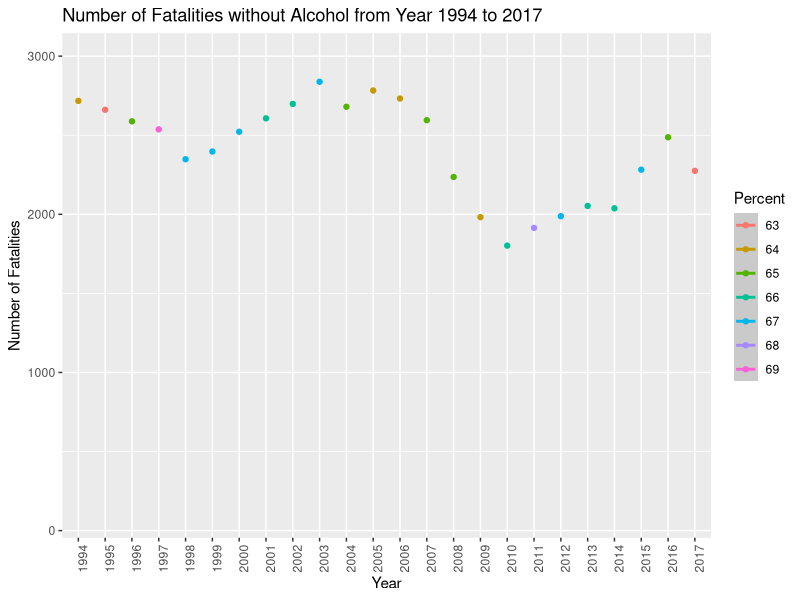
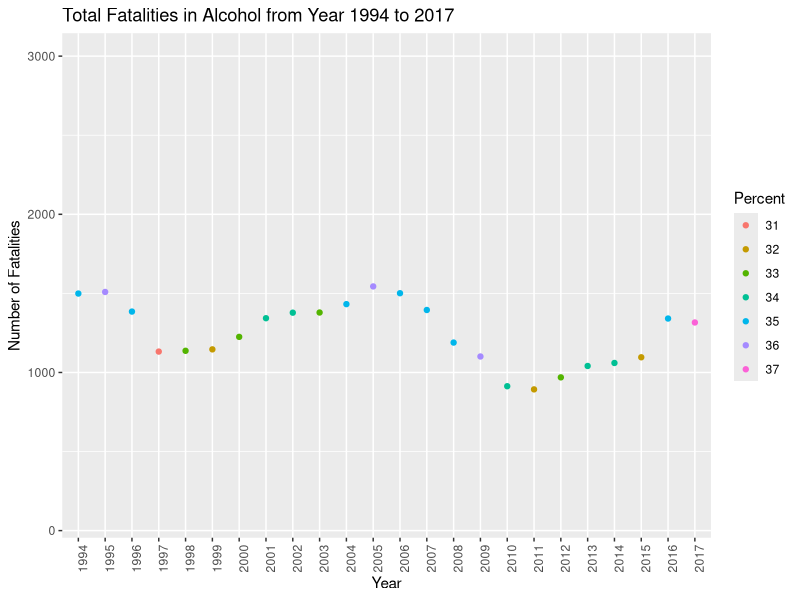
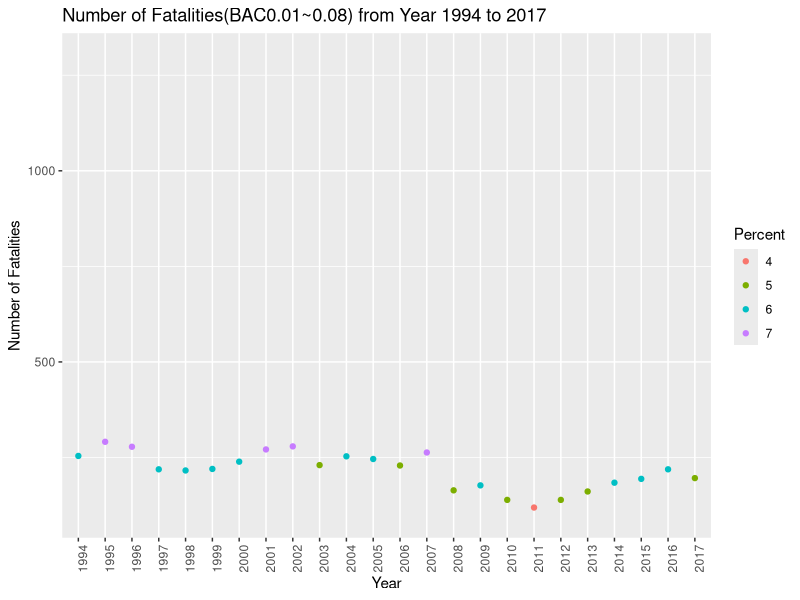
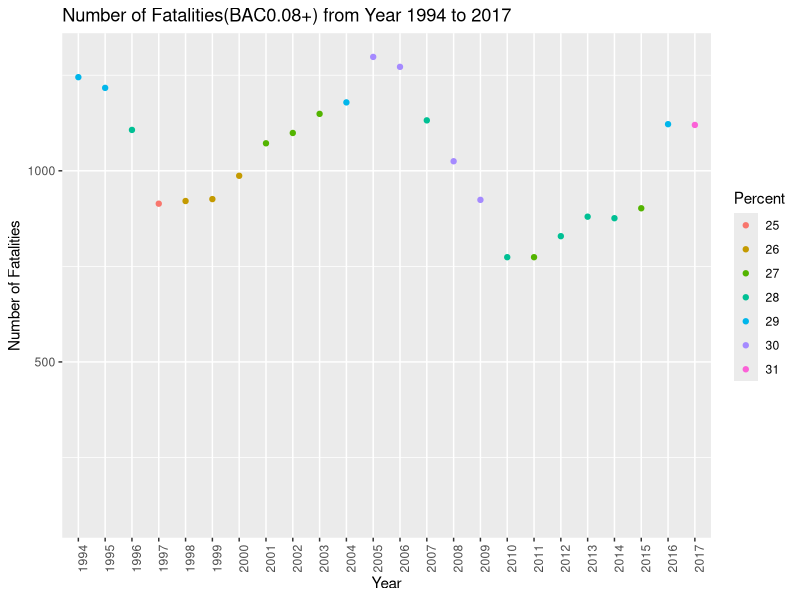

R code for these plots, in order:
## ---- chunk 1
knitr::opts_chunk$set(echo = TRUE)
## ---- chunk 2
library("readxl")
#my_data <- read_excel("Alcohol.xls", sheet = "data")
my_data <- read.table(file = "Alcohol.xls", 
                      sep = "\t", header=TRUE)
head(my_data)
## ---- chunk 3
colnames(my_data)
## ---- chunk 4
#Blood Alcohol Concentration
#Create 3 tables for different levels of BAC
library(dplyr)
Zero_BAC = select(my_data, -4:-11)
Mid_BAC=select(my_data, -2:-3,-6:-11)
High_BAC = select(my_data, -2:-5,-8:-11)
Overall_BAC = select(my_data, -2:-8,-11)

## ---- chunk 5
colnames(Zero_BAC)[colnames(Zero_BAC)=="X"] <- "Year"
colnames(Zero_BAC)[colnames(Zero_BAC)=="BAC....00"] <- "Number of Fatalities without Alcohol"
colnames(Zero_BAC)[colnames(Zero_BAC)=="X.1"] <- "Percent"

colnames(Mid_BAC)[colnames(Mid_BAC)=="X"] <- "Year"
colnames(Mid_BAC)[colnames(Mid_BAC)=="BAC....01...07"] <- "Number of Fatalities"
colnames(Mid_BAC)[colnames(Mid_BAC)=="X.2"] <- "Percent"

colnames(High_BAC)[colnames(High_BAC)=="X"] <- "Year"
colnames(High_BAC)[colnames(High_BAC)=="BAC....08."] <- "Number of Fatalities"
colnames(High_BAC)[colnames(High_BAC)=="X.3"] <- "Percent"

colnames(Overall_BAC)[colnames(Overall_BAC)=="X"] <- "Year"
colnames(Overall_BAC)[colnames(Overall_BAC)=="Total.Fatalities.in.Alcohol..Related.Crashes"] <- "Total.Fatalities.in.Alcohol"
colnames(Overall_BAC)[colnames(Overall_BAC)=="X.4"] <- "Percent"

#Drop first row for each table 
Zero_BAC = Zero_BAC[-1,]
Mid_BAC = Mid_BAC[-1,]
High_BAC= High_BAC[-1,]
Overall_BAC=Overall_BAC[-1,]

head(Zero_BAC)
head(Mid_BAC)
head(High_BAC)
head(Overall_BAC)

## ---- chunk 6

library(ggplot2)
ggplot(Zero_BAC, aes(x=Year, y=as.numeric(as.character(`Number of Fatalities without Alcohol`)), color=Percent))+ylim(100,3000)+geom_smooth()+geom_point()+theme(axis.text.x = element_text(angle = 90, hjust = 1))+labs(title="Number of Fatalities without Alcohol from Year 1994 to 2017", y = "Number of Fatalities")

## ---- chunk 7
ggplot(Overall_BAC, aes(x=Year, y=as.numeric(as.character(`Total.Fatalities.in.Alcohol`)), color=Percent))+ylim(100,3000) +geom_point()+theme(axis.text.x = element_text(angle = 90, hjust = 1))+labs(title="Total Fatalities in Alcohol from Year 1994 to 2017",y = "Number of Fatalities")
## ---- chunk 8
ggplot(Mid_BAC, aes(x=Year, y=as.numeric(as.character(`Number of Fatalities`)), color=Percent))+ylim(100,1300)+geom_point() + theme(axis.text.x = element_text(angle = 90, hjust = 1))+labs(title="Number of Fatalities(BAC0.01~0.08) from Year 1994 to 2017", y = "Number of Fatalities")

## ---- chunk 9
ggplot(High_BAC, aes(x=Year, y=as.numeric(as.character(`Number of Fatalities`)), color=Percent))+ylim(100,1300)+geom_point()+ theme(axis.text.x = element_text(angle = 90, hjust = 1))+labs(title="Number of Fatalities(BAC0.08+) from Year 1994 to 2017" , y = "Number of Fatalities")
## ---- chunk 10
library(dplyr) 
Alcohol_vs_NoAlcohol = 
  Zero_BAC %>%
    full_join(Overall_BAC, by ="Year")

Alcohol_vs_NoAlcohol=select(Alcohol_vs_NoAlcohol, -3,-5)
Alcohol_vs_NoAlcohol
